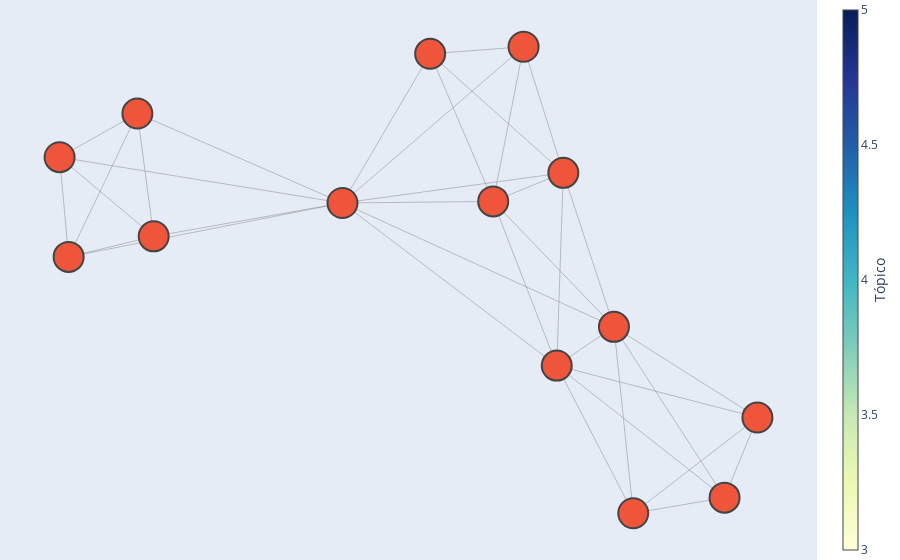

Notebook code cell kept with this figure:
### Code cell
import networkx as nx
import plotly.graph_objs as go

# Supongamos que 'topics' contiene las asociaciones entre términos en los tópicos (como se mencionó en el ejemplo anterior)

# Crear un grafo de red
G = nx.Graph()

# Procesar los tópicos y sus palabras clave para identificar asociaciones
for topic_id, topic_words in topics:
    # Dividir las palabras clave en términos individuales
    terms = [term.split('*')[1].strip('"') for term in topic_words.split(' + ')]
    
    # Agregar una arista entre todos los términos del tópico
    for i in range(len(terms)):
        for j in range(i + 1, len(terms)):
            term1, term2 = terms[i], terms[j]
            G.add_edge(term1, term2, topic=topic_id)

# Crear un layout para el gráfico de red
pos = nx.spring_layout(G, k=0.3, iterations=50)

# Crear nodos y aristas para Plotly
edge_trace = go.Scatter(
    x=[],
    y=[],
    line=dict(width=0.5, color='#888'),
    hoverinfo='none',
    mode='lines')

for edge in G.edges():
    x0, y0 = pos[edge[0]]
    x1, y1 = pos[edge[1]]
    edge_trace['x'] += tuple([x0, x1, None])
    edge_trace['y'] += tuple([y0, y1, None])

node_trace = go.Scatter(
    x=[],
    y=[],
    text=[],  # Aquí asignamos el texto (nombre de los nodos)
    textposition='bottom center',  # Fijar la posición del texto
    mode='markers',
    hoverinfo='text',
    marker=dict(
        showscale=True,
        colorscale='YlGnBu',
        size=30,
        colorbar=dict(
            thickness=15,
            title='Tópico',
            xanchor='left',
            titleside='right'
        ),
        line=dict(width=2)))

for node in G.nodes():
    x, y = pos[node]
    node_trace['x'] += tuple([x])
    node_trace['y'] += tuple([y])
    node_trace['text'] += tuple([node])  # Asignar el nombre del nodo como texto

# Crear un gráfico de red interactivo
fig = go.Figure(data=[edge_trace, node_trace],
                layout=go.Layout(
                    showlegend=False,
                    margin=dict(b=0, l=0, r=0, t=0),
                    xaxis=dict(showgrid=False, zeroline=False, showticklabels=False),
                    yaxis=dict(showgrid=False, zeroline=False, showticklabels=False)))

fig.show()

### Figure 1 — Plotly figure (JSON) as saved in the notebook; plotly's stock layout.template omitted (floating-point values rounded to 4 significant figures)
{"data": [{"hoverinfo": "none", "line": {"color": "#888", "width": 0.5}, "mode": "lines", "type": "scatter", "x": [0.8702, 0.7822, null, 0.8702, 0.3324, null, 0.8702, 0.5375, null, 0.8702, 0.4858, null, 0.7822, 0.3324, null, 0.7822, 0.5375, null, 0.7822, 0.4858, null, 0.3324, 0.5375, null, 0.3324, 0.4858, null, 0.3324, -0.2419, null, 0.3324, 0.1621, null, 0.3324, 0.3501, null, 0.5375, 0.4858, null, 0.4858, -0.2419, null, 0.4858, 0.1621, null, 0.4858, 0.3501, null, -0.2419, 0.1621, null, -0.2419, 0.3501, null, -0.2419, -0.006777, null, -0.2419, 0.2435, null, -0.2419, -1.0, null, -0.2419, -0.9758, null, -0.2419, -0.7916, null, -0.2419, -0.7478, null, 0.1621, 0.3501, null, 0.1621, -0.006777, null, 0.1621, 0.2435, null, 0.3501, -0.006777, null, 0.3501, 0.2435, null, -0.006777, 0.2435, null, -1.0, -0.9758, null, -1.0, -0.7916, null, -1.0, -0.7478, null, -0.9758, -0.7916, null, -0.9758, -0.7478, null, -0.7916, -0.7478, null], "y": [-0.476, -0.7098, null, -0.476, -0.3243, null, -0.476, -0.7553, null, -0.476, -0.2112, null, -0.7098, -0.3243, null, -0.7098, -0.7553, null, -0.7098, -0.2112, null, -0.3243, -0.7553, null, -0.3243, -0.2112, null, -0.3243, 0.1502, null, -0.3243, 0.1549, null, -0.3243, 0.2384, null, -0.7553, -0.2112, null, -0.2112, 0.1502, null, -0.2112, 0.1549, null, -0.2112, 0.2384, null, 0.1502, 0.1549, null, 0.1502, 0.2384, null, 0.1502, 0.5857, null, 0.1502, 0.6063, null, 0.1502, 0.2839, null, 0.1502, -0.007132, null, 0.1502, 0.4114, null, 0.1502, 0.05287, null, 0.1549, 0.2384, null, 0.1549, 0.5857, null, 0.1549, 0.6063, null, 0.2384, 0.5857, null, 0.2384, 0.6063, null, 0.5857, 0.6063, null, 0.2839, -0.007132, null, 0.2839, 0.4114, null, 0.2839, 0.05287, null, -0.007132, 0.4114, null, -0.007132, 0.05287, null, 0.4114, 0.05287, null]}, {"hoverinfo": "text", "marker": {"colorbar": {"thickness": 15, "title": {"side": "right", "text": "Tópico"}, "xanchor": "left"}, "colorscale": [[0, "rgb(255,255,217)"], [0.125, "rgb(237,248,177)"], [0.25, "rgb(199,233,180)"], [0.375, "rgb(127,205,187)"], [0.5, "rgb(65,182,196)"], [0.625, "rgb(29,145,192)"], [0.75, "rgb(34,94,168)"], [0.875, "rgb(37,52,148)"], [1, "rgb(8,29,88)"]], "line": {"width": 2}, "showscale": true, "size": 30}, "mode": "markers", "text": ["día", "2", "méxico", "viva", "hoy", "chiapas", "transformación", "mujeres", "todas", "trabajo", "gracias", "reyes", "niñas", "niños"], "textposition": "bottom center", "type": "scatter", "x": [0.8702, 0.7822, 0.3324, 0.5375, 0.4858, -0.2419, 0.1621, 0.3501, -0.006777, 0.2435, -1.0, -0.9758, -0.7916, -0.7478], "y": [-0.476, -0.7098, -0.3243, -0.7553, -0.2112, 0.1502, 0.1549, 0.2384, 0.5857, 0.6063, 0.2839, -0.007132, 0.4114, 0.05287]}], "layout": {"margin": {"b": 0, "l": 0, "r": 0, "t": 0}, "showlegend": false, "xaxis": {"showgrid": false, "showticklabels": false, "zeroline": false}, "yaxis": {"showgrid": false, "showticklabels": false, "zeroline": false}}}
